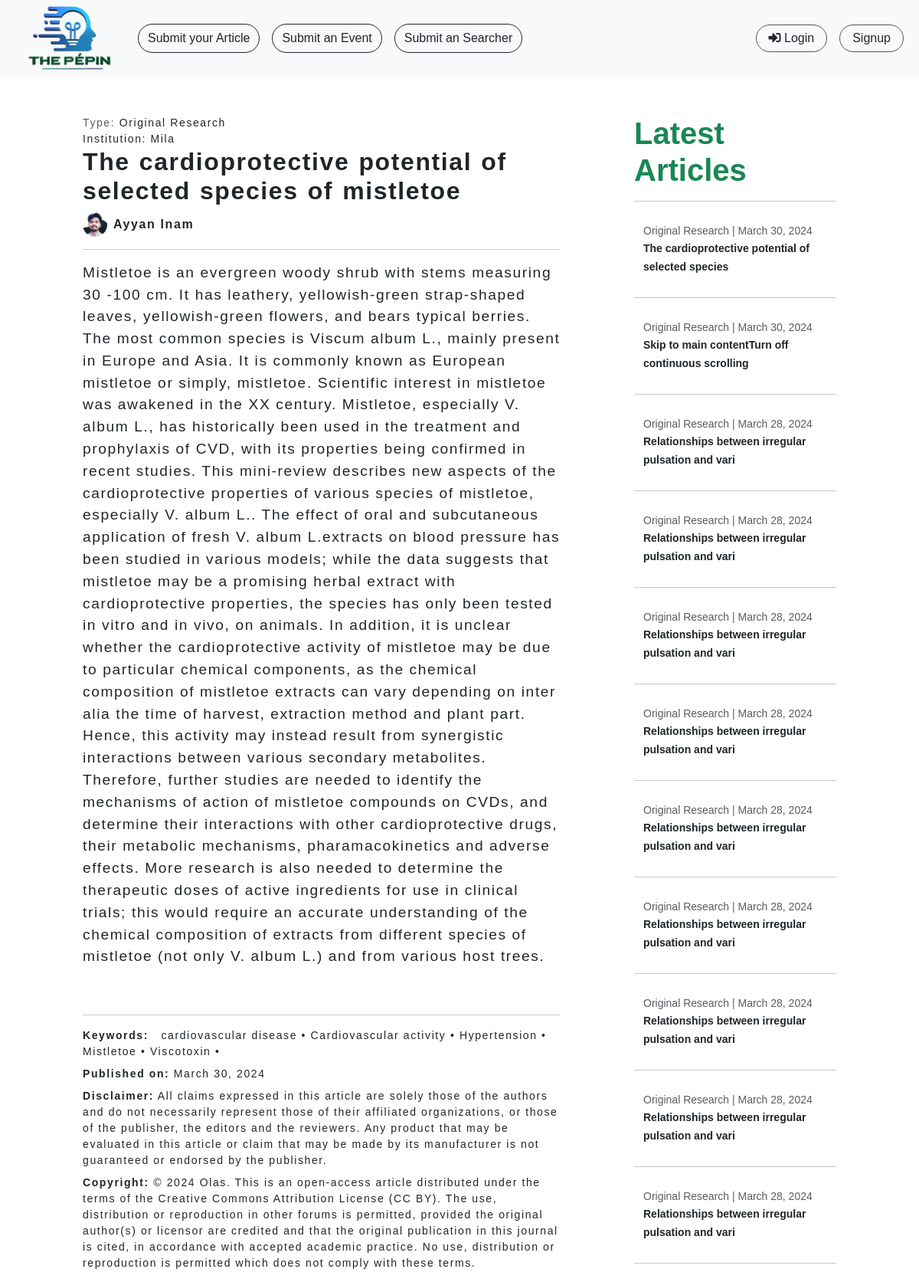
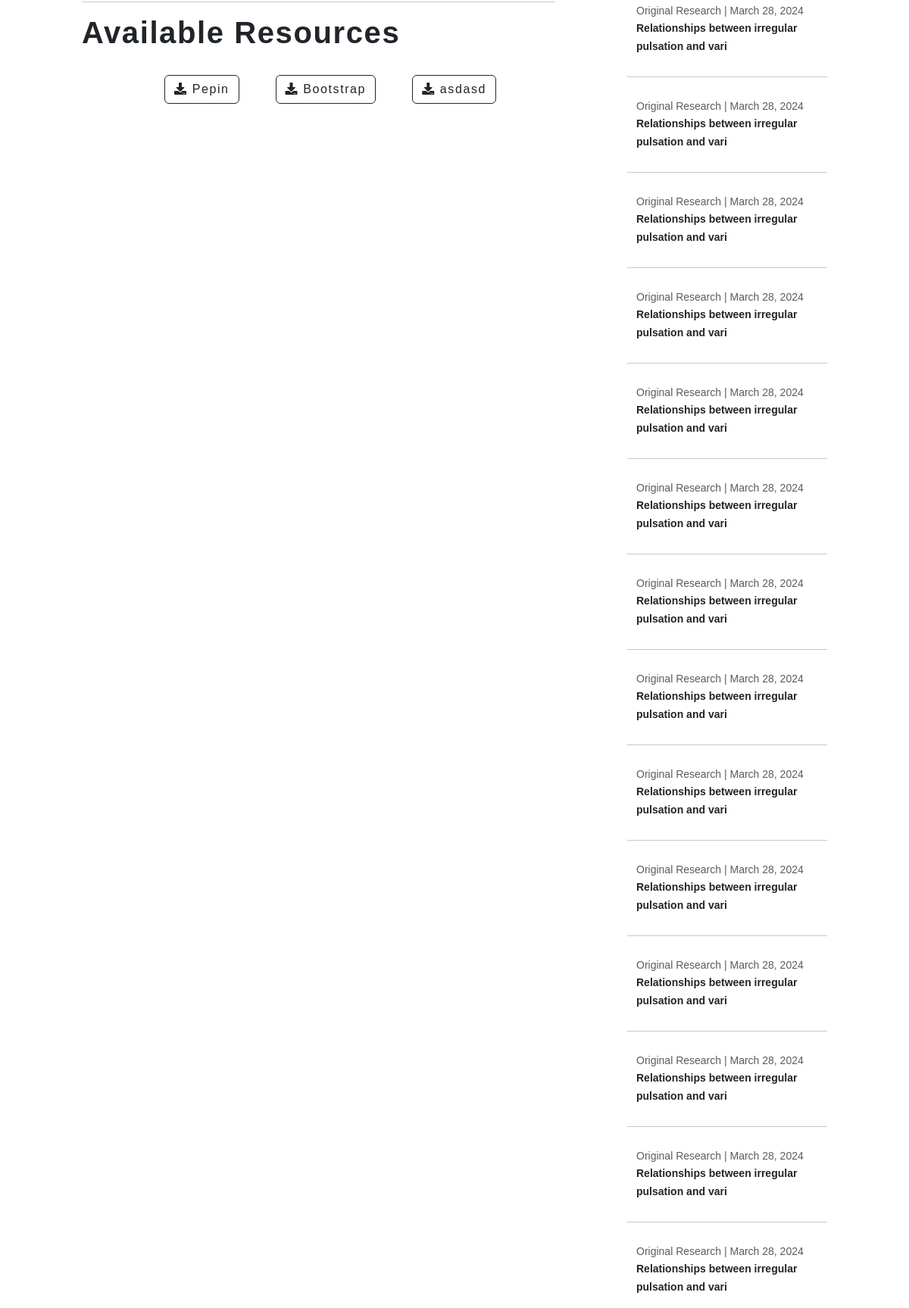
The page /article/38 (upper part) on the database its author committed (2 pictures, top to bottom).
### base/models.py (models this page shows, shortened)
class Article(models.Model):
    title = models.CharField(max_length=255)
    user = models.ForeignKey('User', on_delete=models.CASCADE, related_name='articleUser', blank=False)
    article_type = models.ForeignKey('ArticleType', on_delete=models.CASCADE, related_name='articlestype', blank=True)
    resources = models.ManyToManyField('Resources', related_name='articles', blank=True)
    description = models.TextField()
    disclaimer = models.TextField(blank=True)
    copyright = models.TextField(blank=True)
    reviewed_by = models.ForeignKey(User, on_delete=models.CASCADE, related_name='reviewed_articles', blank=True, null=True)
    edited_by = models.ForeignKey(User, on_delete=models.CASCADE, related_name='edited_articles', blank=True, null=True)
    received_date = models.DateField(blank=True, null=True, auto_now_add=True)
    accepted_date = models.DateField(blank=True, null=True)
    published_date = models.DateField(blank=True, null=True, auto_now_add=True)
    keywords = models.ManyToManyField('Keyword', related_name='articles', blank=True)
    institution = models.ForeignKey('Institution', related_name='institution_articles', on_delete=models.CASCADE, blank=True)
    views=  models.PositiveIntegerField(null=False, blank=False, default=0)

class ArticleType(models.Model):
    name = models.CharField(max_length=100, unique=True)
    def __str__(self) -> str:
        return self.name

class Institution(models.Model):
    name = models.CharField(max_length=255)
    def __str__(self) -> str:
        return self.name

class User(AbstractUser):
    USERNAME_FIELD = 'email'
    profile_picture = models.ImageField(upload_to='profile_pictures/', blank=True, null=True, default='profile_pictures/default_pp.png')
    email = models.EmailField(unique=True)
    title = models.ForeignKey('title', null=True, blank=True, on_delete=models.CASCADE)
    user_bio = models.TextField(blank=True)
    followers = models.ManyToManyField('self', symmetrical=False, related_name='following')
    facebook_link = models.URLField(blank=True)
    twitter_link = models.URLField(blank=True)
    linkedin_link = models.URLField(blank=True)
    instagram_link = models.URLField(blank=True)
    profile_views = models.PositiveIntegerField(default=0)
    total_publications = models.PositiveIntegerField(default=0)
    publication_views = models.PositiveIntegerField(default=0)
    publication_downloads = models.PositiveIntegerField(default=0)
    specialty = models.ManyToManyField('Specialty', related_name='users', blank=True)
    expertise = models.ManyToManyField('Expertise', related_name='users', blank=True)
    education = models.ManyToManyField('Education', related_name='users', blank=True)
    honors_and_awards = models.ManyToManyField('HonorsAndAwards', related_name='users', blank=True)
    affiliations = models.ManyToManyField('Affiliation', related_name='users', blank=True)
    orcid_number = models.TextField(null=True, blank=True)
    research_network_url = models.URLField(null=True, blank=True)
    objects = UserManager()
    username = None
    REQUIRED_FIELDS = []  # Add any additional required fields here

class Keyword(models.Model):
    name = models.CharField(max_length=100, unique=True)

class Resources(models.Model):
    name = models.CharField(max_length=255, null=True, blank=True)
    file = models.FileField(upload_to='article_resources/', blank=True, null=True, help_text='Accepted file formats: Latex, doc, docx, odt, png, jpeg, gif, ps, eps, tif, tiff, pdf')
    def get__name(self):
        if self.name:
            return self.name
        elif self.file:
            return os.path.basename(self.file.name)
        else:
            return "NO NAME"

### base/views.py (the view)
# urls.py: path('article/<int:id>', views.article_view, name="article_view"),
def article_view(request, id):
    try:
        article = get_object_or_404(Article, id=id)
        article.views = article.views + 1
        if not article.user == request.user:
            article.user.publication_views = article.user.publication_views + 1
        article.save()
        latest_articles = Article.objects.all().order_by('-published_date')
    except Http404:
        return render(request, '404.html')
    context = {
        'article': article,
        'latest_articles': latest_articles,
    }
    return render(request, 'base/article.html', context=context)

### templates/base/article.html (shortened to what this page needs)
{% extends "base/base.html" %}
{% load customfilters %}
{% load static %}
{% block content %}
<div class="articles_with_side_bar row mx-auto">
<div class="article__encloser col-12 col-md-8 col-xxl-10 p-5">
    <small class="d-block"><span class="text-muted">Type:</span> {{article.article_type}}</small>
    <small class="d-block"><span class="test-muted">Institution:</span> {{article.institution}}</small>
    <h2 class="headline__art_en">{{article.title}}</h2>
    <a href="{% url 'profile_view' article.user.id %}" class="text-dark no_underline cursor__pointer d-flex justify-content-start align-items-center">
        {%if article.user.profile_picture%}
    <img class="pp" src="{{article.user.profile_picture.url}}" alt="">
    {% else %}
    <img class="pp" src="{% static 'base/images/default_pp.png' %}" alt="">
    {% endif %}
    {% if article.user.first_name or article.user.last_name %}
    <p class="mx-2 fw-bold my-0">{{article.user.first_name}} {{article.user.last_name}}</p>
    {% else %}
    <p class="mx-2 fw-bold my-0">{{article.user.email}}</p>
    {% endif%}
</a>
    <div class="description">
        <hr>
        {% autoescape off %}
        <p>{{article.description}}</p>
        {% endautoescape %}
    </div>
    <hr>
    <div class="all__minor__details">
        {% if article.keywords.all %}
        <small class="d-block my-2">
            <b>Keywords:</b>
            <span>
                {% for keyword in article.keywords.all %}
                {{ keyword.name }} •
                {% endfor %}
            </span>
        </small>
        {% endif %}
        {% if article.published_date %}
        <small class="d-block my-2"><b>Published on:</b> {{article.published_date}}</small>
        {% endif %}
        {% if article.disclaimer %}
        <small class="d-block my-2"><b>Disclaimer:</b> {{article.disclaimer}}</small>
        {% endif %}
        {% if article.copyright %}
        <small class="d-block my-2"><b>Copyright:</b> {{article.copyright}}</small>
        {% endif %}
    </div>
    <div class="resources">
        <hr>
        <h1 class="fw-bold">Available Resources</h1>
        <ul class="d-flex justify-content-center align-items-center flex-wrap">
            {% if article.resources.all %}
            {% for document in article.resources.all %}
        <div class="m-4">
            <a href="{{ document.file.url }}" class="btn btn-outline-dark"><i class="fa fa-download"></i> {{ document.get__name }}</a>
        </div>
            {% endfor %}
        </ul>
        {% else %}
        <p class="text-danger">No Resource Found!</p>
        {% endif %}
    </div>
</div>
<div class="latest_articles col-12 col-md-4 col-xxl-2 p-5">
    <h1 class="fw-bold text-success">Latest Articles</h1>
    {% for article in latest_articles %}
    <hr>
    <a href="{% url 'article_view' article.id %}" class="cursor__pointer no_underline text-dark">
        <div class="sidebar_articles">
        <small class="d-block text-muted">{{article.article_type}} | {{article.published_date}}</small>
          <small class="fw-semibold">{{article.title | slice:"0:50"}}</small>
        </div>
    </a>
    {% endfor %}
</div>
</div>
{% endblock content %}

### static/base/css/style.css (style rules this page uses)
:root { --grey-color: rgb(85, 85, 85); --lgrey-color:rgb(230, 230, 230); --green-color: #00ab50; --light-blue-color: rgb(48, 205, 253); --dark-blue-color: #3578E4; }
body { font-family: "Dosis", sans-serif !important; font-optical-sizing: auto; font-weight: normal; font-style: normal; box-sizing: border-box; }
.no_underline { text-decoration: none; }
.cursor__pointer { cursor: pointer; }
.article__encloser { text-shadow: white 0px 0px 10px; letter-spacing: 0.1rem; }
.articles_with_side_bar { width: 90%; margin: 0 auto; }
.article__encloser { width: 90%; }
.sidebar_articles { padding: 0.75rem; border-radius: 1rem; }
.headline__art_en { word-spacing: 0.1rem; font-weight: 900; }
.description>* { font-size: 1.2rem; }
.article__encloser .pp { width: 2rem; height: 2rem; border-radius: 100rem; }

### rows shown on the page
Article: article_type "Original Research", institution "Mila", title "The cardioprotective potential of selected species of mistletoe", user.profile_picture (picture), user.first_name "Ayyan", user.last_name "Inam", description "Mistletoe is an evergreen woody shrub with stems measuring 30 -100 cm. It has leathery, yellowish-green strap-shaped leaves, yellowish-green flowers, and bears typical berries. The most common species is Viscum album L., mainly present in Europe and Asia. It is commonly known as European mistletoe or simply, mistletoe. Scientific interest in mistletoe was awakened in the XX century. Mistletoe, especially V. album L., has historically been used in the treatment and prophylaxis of CVD, with its properties being confirmed in recent studies. This mini-review describes new aspects of the cardioprotective properties of various species of mistletoe, especially V. album L.. The effect of oral and…", published_date "March 30, 2024", disclaimer "All claims expressed in this article are solely those of the authors and do not necessarily represent those of their affiliated organizations, or those of the publisher, the editors and the reviewers. Any product that may be evaluated in this article or claim that may be made by its manufacturer is not guaranteed or endorsed by the publisher.", copyright "© 2024 Olas. This is an open-access article distributed under the terms of the Creative Commons Attribution License (CC BY). The use, distribution or reproduction in other forums is permitted, provided the original author(s) or licensor are credited and that the original publication in this journal is cited, in accordance with accepted academic practice. No use, distribution or reproduction is permitted which does not comply with these terms.", title "The cardioprotective potential of selected species"
Keyword: name "cardiovascular disease"
Keyword: name "Cardiovascular activity"
Keyword: name "Hypertension"
Keyword: name "Mistletoe"
Keyword: name "Viscotoxin"
Resources: get__name "Pepin"
Resources: get__name "Bootstrap"
Resources: get__name "asdasd"
Article: article_type "Original Research", published_date "March 30, 2024", title "Skip to main contentTurn off continuous scrolling"
Article: article_type "Original Research", published_date "March 28, 2024", title "Relationships between irregular pulsation and vari"
Article: article_type "Original Research", published_date "March 28, 2024", title "Relationships between irregular pulsation and vari"
Article: article_type "Original Research", published_date "March 28, 2024", title "Relationships between irregular pulsation and vari"
Article: article_type "Original Research", published_date "March 28, 2024", title "Relationships between irregular pulsation and vari"
Article: article_type "Original Research", published_date "March 28, 2024", title "Relationships between irregular pulsation and vari"
Article: article_type "Original Research", published_date "March 28, 2024", title "Relationships between irregular pulsation and vari"
Article: article_type "Original Research", published_date "March 28, 2024", title "Relationships between irregular pulsation and vari"
Article: article_type "Original Research", published_date "March 28, 2024", title "Relationships between irregular pulsation and vari"
Article: article_type "Original Research", published_date "March 28, 2024", title "Relationships between irregular pulsation and vari"
Article: article_type "Original Research", published_date "March 28, 2024", title "Relationships between irregular pulsation and vari"
Article: article_type "Original Research", published_date "March 28, 2024", title "Relationships between irregular pulsation and vari"
Article: article_type "Original Research", published_date "March 28, 2024", title "Relationships between irregular pulsation and vari"
Article: article_type "Original Research", published_date "March 28, 2024", title "Relationships between irregular pulsation and vari"
Article: article_type "Original Research", published_date "March 28, 2024", title "Relationships between irregular pulsation and vari"
Article: article_type "Original Research", published_date "March 28, 2024", title "Relationships between irregular pulsation and vari"
Article: article_type "Original Research", published_date "March 28, 2024", title "Relationships between irregular pulsation and vari"
Article: article_type "Original Research", published_date "March 28, 2024", title "Relationships between irregular pulsation and vari"
Article: article_type "Original Research", published_date "March 28, 2024", title "Relationships between irregular pulsation and vari"
Article: article_type "Original Research", published_date "March 28, 2024", title "Relationships between irregular pulsation and vari"
Article: article_type "Original Research", published_date "March 28, 2024", title "Relationships between irregular pulsation and vari"
Article: article_type "Original Research", published_date "March 28, 2024", title "Relationships between irregular pulsation and vari"
Article: article_type "Original Research", published_date "March 28, 2024", title "Relationships between irregular pulsation and vari"
Article: article_type "Original Research", published_date "March 28, 2024", title "Relationships between irregular pulsation and vari"
